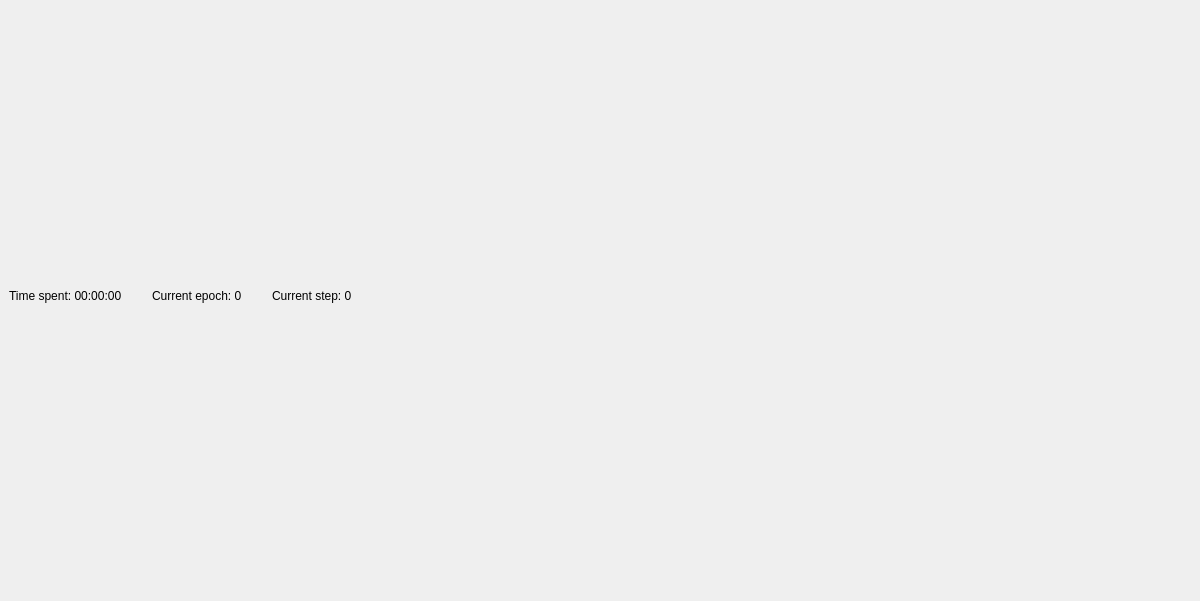
<?xml version="1.0" encoding="UTF-8"?>
<ui version="4.0">
 <class>MainWindow</class>
 <widget class="QMainWindow" name="MainWindow">
  <property name="geometry">
   <rect>
    <x>0</x>
    <y>0</y>
    <width>1200</width>
    <height>601</height>
   </rect>
  </property>
  <property name="windowTitle">
   <string>手写数字识别-训练平台</string>
  </property>
  <widget class="QWidget" name="centralwidget">
   <layout class="QVBoxLayout" name="verticalLayout">
    <property name="topMargin">
     <number>0</number>
    </property>
    <item>
     <layout class="QHBoxLayout" name="horizontalLayout">
      <property name="spacing">
       <number>30</number>
      </property>
      <item>
       <widget class="QLabel" name="label_time">
        <property name="text">
         <string>Time spent: 00:00:00</string>
        </property>
       </widget>
      </item>
      <item>
       <widget class="QLabel" name="label_epoch">
        <property name="text">
         <string>Current epoch: 0</string>
        </property>
       </widget>
      </item>
      <item>
       <widget class="QLabel" name="label_step">
        <property name="text">
         <string>Current step: 0</string>
        </property>
       </widget>
      </item>
      <item>
       <spacer name="horizontalSpacer">
        <property name="orientation">
         <enum>Qt::Orientation::Horizontal</enum>
        </property>
        <property name="sizeHint" stdset="0">
         <size>
          <width>40</width>
          <height>20</height>
         </size>
        </property>
       </spacer>
      </item>
     </layout>
    </item>
   </layout>
  </widget>
 </widget>
 <resources/>
 <connections/>
</ui>
